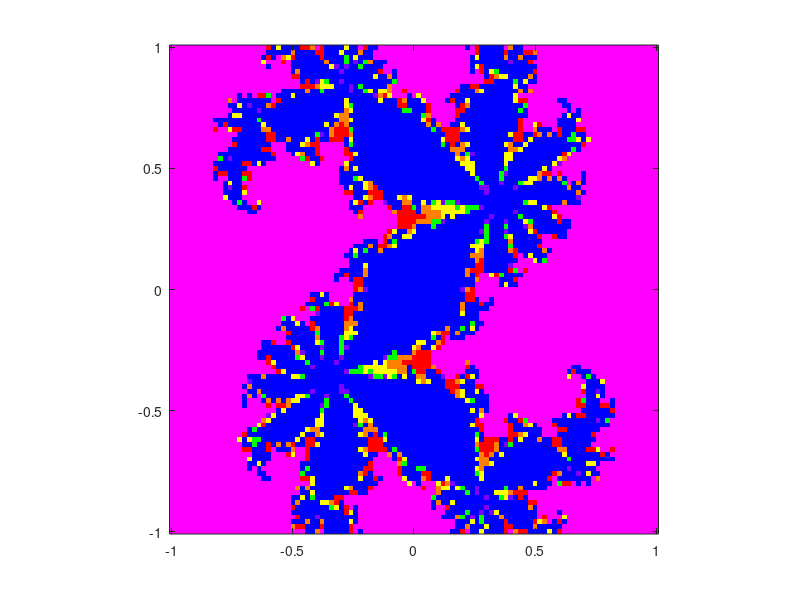

Source code (MATLAB):
                            %|ABSTRACT|%
%    In this code we color code the orbits of initial points. If an initial
%point converges, or if it diverges within a certain amount of iterations
%we color that point accordingly.
close all;
phi= inline('z^2+.36+.1i'); %Define a function of the form z^2 +c
fixpt1 = (5+sqrt(-11-10*1i))/10; %These are the fixed points.
fixpt2 = (5-sqrt(-11-10*1i))/10;
colormap([1 0 0;   %row 1=red
          1 .5 0;  %row 2=orange
          1 1 0;   %row 3=yellow
          0 1 0;   %row 4=green
          0 0 1;   %row 5=blue
          .5 0 1;  %row 6=indigo
          1 0 1;   %row 7=violet
          0 0 0]); %row 8=black
    
M = ones(101,101);       %Initilize array of point colors to one (red).

for j=1:101,               %initial values with imaginary parts between 
  y = -1 + (j-1)*.02;     % -1 and 1
  for i=1:101,             %and with real parts between
      x= -1 + (i-1)*.02; % -1 and 1
      zk= x + 1i*y;         % 1i is the Matlab symbol for sqrt(-1).
     
      iflag1 = 0;          %iflag1 and iflag2 count the number of iterations
      iflag2 = 0;          % when a root is within 1.e-6 of a fixed point;
      kount = 0;           % kount i < 5 && iflag2 < 5
     %In the while loop below, We test for convergence or divergence to a fixed point using |z|<2. Note: the prompt used |z|>100 as a test for 
     %divergence, however it is sufficient to say the zks will diverge if |z|>2     
      while kount < 100 && abs(zk) < 2 && iflag1 < 5 && iflag2 < 5 
          kount = kount+1;
          zk = phi(zk);    % This is the fixed point iteration.
          
          err1 = abs(zk-fixpt1); %Test for convergence to fixpt1.
          if err1 < 1.e-6, iflag1 = iflag1 +1; else, iflag1 = 0; end;
          
          err2 = abs(zk-fixpt2); %Test for convergence to fixpt2.
          if err2 < 1.e-6, iflag2 =iflag2+1; else, iflag2 = 0; end;
          
      end;
      if iflag1 >= 5 || iflag2 >= 5 || kount >= 100,
          M(j,i) = 5; %if zk converges to a fixed point we color it blue
      elseif kount<20
          M(j,i) = 7;      %if it diverges in less than 20 iterations we color it violet
      elseif kount>=20 && kount<30 
              M(j,i)=1;            %if it diverges in between 20 and 30 iterations we color it red.
      elseif kount>=30 && kount<40 
              M(j,i)=2;            %if it diverges in between 30 and 40 iterations we color it orange
      elseif kount>=40 && kount<60 
              M(j,i)=3;            %if it diverges in between 40 and 60 iterations we color it yellow
      elseif kount>=60 && kount<80
              M(j,i)=4;            %if it diverges in between 60 and 80 iterations we color it green
      elseif kount>=80 && kount<100
              M(j,i)=6;            %if it diverges in between 80 and 100 iterations we color it indigo
      elseif kount>=100
              M(j,i)=8;            %if it diverges in over 100 iterations we color it black
      end;
  end;
end;


image([-1 1],[-1 1],M), %This plots the results.
pbaspect ([1 1 1]);      %sets the ratio of x axis to y axis equal to 1
axis xy %Otherwise the vertical axis is inverted.